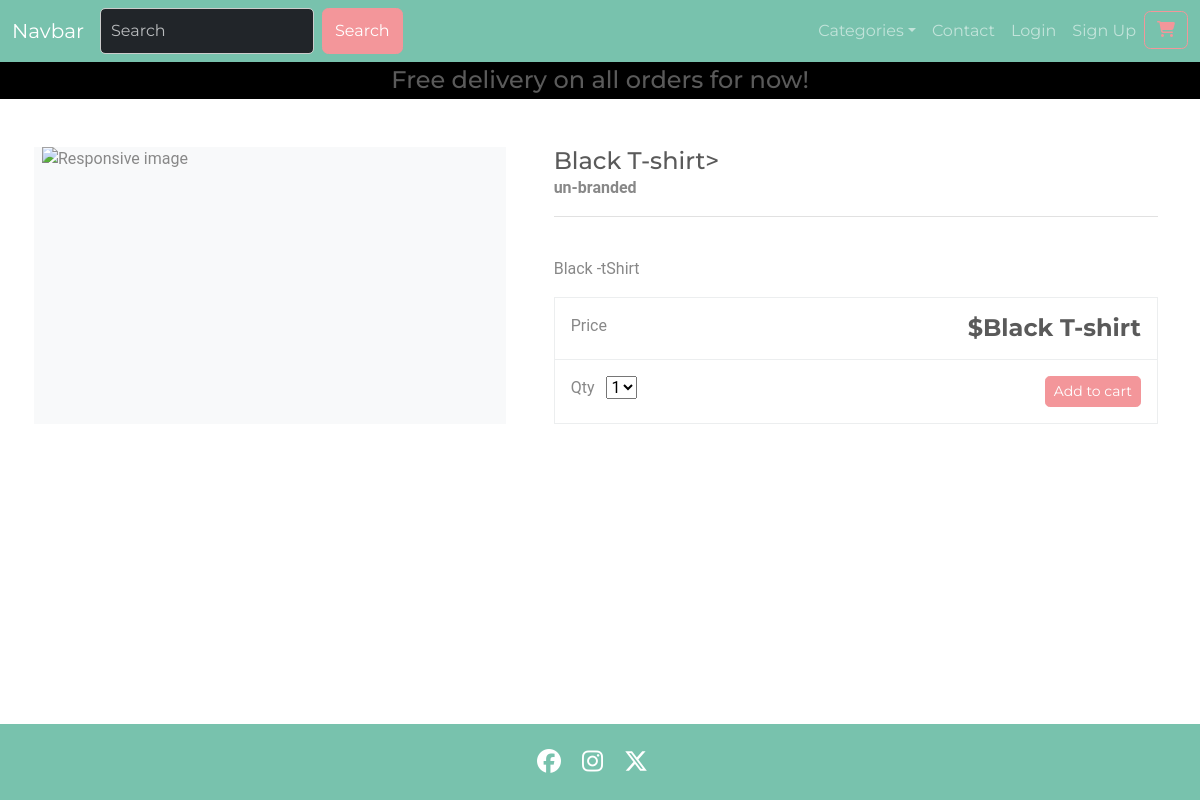
Screenshot of /product/Black-T-shirt/ with the database file from the repository.
### products/models.py (models this page shows, shortened)
class Product(models.Model):
    category = models.ForeignKey(Category, related_name='products', on_delete=models.CASCADE, null=True)
    title = models.CharField(max_length=250)
    brand = models.CharField(max_length=250, default='un-branded')
    description = models.TextField()
    slug = models.SlugField(max_length=250)
    rating = models.DecimalField(max_digits=6, decimal_places=2, null=True, blank=True)
    price = models.DecimalField(max_digits=10, decimal_places=2,
                                validators=[MinValueValidator(0.1)])
    image = CloudinaryField('image', null=True, blank=True)
    class Meta:
        verbose_name_plural = "products"

### products/views.py (the view)
# urls.py: path('product/<slug:slug>/', views.product_info, name="product-info"),
def product_info(request, slug):
    product = get_object_or_404(Product, slug=slug)
    context = {'product':product}
    return render(request, 'products/product-info.html', context)

### products/templates/products/product-info.html (shortened to what this page needs)
{% extends "base.html" %} {% load static %} {% block content %}
<div class="container">
    <main class="pt-5">
        <div class="row g-3">
            <div class="col-md-5 col-lg-5 order-md-first bg-light">
                <img
                    class="img-fluid mx-auto d-block"
                    alt="Responsive image"
                    src=" {{ product.image.url }}"
                />
            </div>
            <div class="col-md-7 col-lg-7 ps-md-3 ps-lg-5">
                <h1 class="mb-0 h4">{{ product.title }}></h1>
                <strong>{{ product.brand }}</strong>
                <hr />
                <br />
                <p>{{ product.description}}</p>
                <div class="border">
                    <div class="col border-bottom">
                        <div class="row p-3">
                            <div class="col-6">Price</div>
                            <div class="col-6 text-end">
                                <span class="h4 fw-bold"
                                    >${{ product.title }}
                                </span>
                            </div>
                        </div>
                    </div>
                    <div class="col">
                        <div class="row p-3">
                            <div class="col-6">
                                <label for="select">Qty</label>
                                <select id="select">
                                    <option value="1">1</option>
                                </select>
                            </div>
                            <div class="col-6 text-end">
                                <button
                                    type="button"
                                    id="add-button"
                                    value=""
                                    class="btn btn-secondary btn-sm"
                                >
                                    Add to cart
                                </button>
                            </div>
                        </div>
                    </div>
                </div>
            </div>
        </div>
    </main>
    <br />
</div>
{% endblock %}

### static/css/styles.css (style rules this page uses)
html, body { margin: 0; padding: 0; font-family: 'Roboto', sans-serif; box-sizing: border-box; height: 100vh; width: 100vw; display: flex; flex-direction: column; }
main { flex-grow: 1; margin: 0; padding: 0; }

### rows the page displays
Product: title "Black T-shirt", brand "un-branded", description "Black -tShirt"
